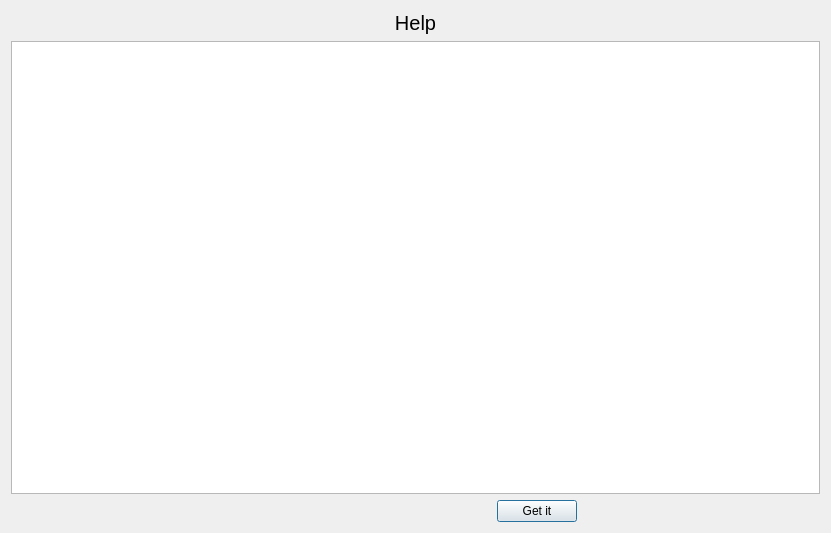
<?xml version="1.0" encoding="UTF-8"?>
<ui version="4.0">
 <class>helpDialog</class>
 <widget class="QDialog" name="helpDialog">
  <property name="geometry">
   <rect>
    <x>0</x>
    <y>0</y>
    <width>831</width>
    <height>533</height>
   </rect>
  </property>
  <property name="windowTitle">
   <string>Help</string>
  </property>
  <layout class="QVBoxLayout" name="verticalLayout">
   <item>
    <widget class="QLabel" name="helpTitle">
     <property name="font">
      <font>
       <pointsize>15</pointsize>
      </font>
     </property>
     <property name="text">
      <string>Help</string>
     </property>
     <property name="alignment">
      <set>Qt::AlignCenter</set>
     </property>
    </widget>
   </item>
   <item>
    <widget class="QTextBrowser" name="helpBrowser"/>
   </item>
   <item>
    <layout class="QHBoxLayout" name="horizontalLayout">
     <item>
      <spacer name="horizontalSpacer">
       <property name="orientation">
        <enum>Qt::Horizontal</enum>
       </property>
       <property name="sizeHint" stdset="0">
        <size>
         <width>40</width>
         <height>20</height>
        </size>
       </property>
      </spacer>
     </item>
     <item>
      <spacer name="horizontalSpacer_2">
       <property name="orientation">
        <enum>Qt::Horizontal</enum>
       </property>
       <property name="sizeHint" stdset="0">
        <size>
         <width>40</width>
         <height>20</height>
        </size>
       </property>
      </spacer>
     </item>
     <item>
      <widget class="QPushButton" name="helpGetBtn">
       <property name="text">
        <string>Get it</string>
       </property>
      </widget>
     </item>
     <item>
      <spacer name="horizontalSpacer_3">
       <property name="orientation">
        <enum>Qt::Horizontal</enum>
       </property>
       <property name="sizeHint" stdset="0">
        <size>
         <width>40</width>
         <height>20</height>
        </size>
       </property>
      </spacer>
     </item>
    </layout>
   </item>
  </layout>
 </widget>
 <resources/>
 <connections>
  <connection>
   <sender>helpGetBtn</sender>
   <signal>clicked()</signal>
   <receiver>helpDialog</receiver>
   <slot>accept()</slot>
   <hints>
    <hint type="sourcelabel">
     <x>538</x>
     <y>513</y>
    </hint>
    <hint type="destinationlabel">
     <x>689</x>
     <y>498</y>
    </hint>
   </hints>
  </connection>
 </connections>
</ui>
